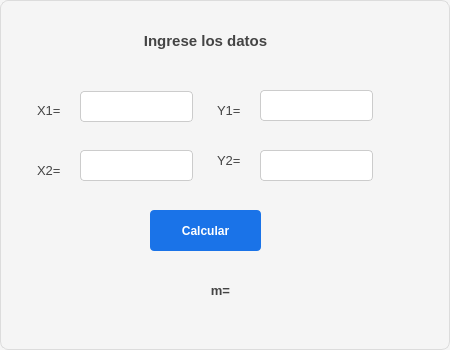
<?xml version="1.0" encoding="UTF-8"?>
<ui version="4.0">
 <class>Ejercicio1</class>
 <widget class="QDialog" name="Ejercicio1">
  <property name="geometry">
   <rect>
    <x>0</x>
    <y>0</y>
    <width>450</width>
    <height>350</height>
   </rect>
  </property>
  <property name="windowTitle">
   <string>Pendiente</string>
  </property>
  <property name="styleSheet">
   <string notr="true">/* Estilo general del diálogo */
QDialog {
    background-color: #f5f5f5;   /* Fondo claro */
    border: 1px solid #dcdcdc;   /* Borde sutil */
    border-radius: 8px;          /* Esquinas suaves */
    color: #333333;              /* Texto neutro */
}

/* Etiquetas */
QLabel {
    color: #444444;              /* Gris oscuro para contraste */
    padding: 4px;
}

/* Campos de texto */
QLineEdit {
    background-color: #ffffff;   /* Fondo blanco */
    border: 1px solid #cccccc;   /* Borde suave */
    border-radius: 4px;
    padding: 6px;
    selection-background-color: #87cefa; /* Azul claro al seleccionar */
    selection-color: #000000;
}

QLineEdit:focus {
    border: 1px solid #1a73e8;   /* Azul corporativo al enfocar */
    background-color: #fafafa;
}

/* Botones */
QPushButton {
    background-color: #1a73e8;   /* Azul profesional */
    color: #ffffff;
    border: none;
    border-radius: 4px;
    padding: 8px 14px;
    font-weight: bold;
}

QPushButton:hover {
    background-color: #1669c1;   /* Azul más intenso al pasar el cursor */
}

QPushButton:pressed {
    background-color: #0d47a1;   /* Azul profundo al presionar */
}

QPushButton:disabled {
    background-color: #e0e0e0;   /* Gris claro para deshabilitado */
    color: #888888;
}
</string>
  </property>
  <widget class="QLabel" name="label_2">
   <property name="geometry">
    <rect>
     <x>30</x>
     <y>100</y>
     <width>55</width>
     <height>21</height>
    </rect>
   </property>
   <property name="font">
    <font>
     <pointsize>10</pointsize>
    </font>
   </property>
   <property name="text">
    <string>X1=</string>
   </property>
  </widget>
  <widget class="QLabel" name="label_3">
   <property name="geometry">
    <rect>
     <x>30</x>
     <y>160</y>
     <width>55</width>
     <height>21</height>
    </rect>
   </property>
   <property name="font">
    <font>
     <pointsize>10</pointsize>
    </font>
   </property>
   <property name="text">
    <string>X2=</string>
   </property>
  </widget>
  <widget class="QLabel" name="label_4">
   <property name="geometry">
    <rect>
     <x>210</x>
     <y>100</y>
     <width>55</width>
     <height>21</height>
    </rect>
   </property>
   <property name="font">
    <font>
     <pointsize>10</pointsize>
    </font>
   </property>
   <property name="text">
    <string>Y1=</string>
   </property>
  </widget>
  <widget class="QLabel" name="label_5">
   <property name="geometry">
    <rect>
     <x>210</x>
     <y>150</y>
     <width>55</width>
     <height>21</height>
    </rect>
   </property>
   <property name="font">
    <font>
     <pointsize>10</pointsize>
    </font>
   </property>
   <property name="text">
    <string>Y2=</string>
   </property>
  </widget>
  <widget class="QLabel" name="lbl_m">
   <property name="geometry">
    <rect>
     <x>40</x>
     <y>270</y>
     <width>361</width>
     <height>41</height>
    </rect>
   </property>
   <property name="font">
    <font>
     <pointsize>10</pointsize>
     <weight>75</weight>
     <bold>true</bold>
    </font>
   </property>
   <property name="text">
    <string>m=</string>
   </property>
   <property name="alignment">
    <set>Qt::AlignCenter</set>
   </property>
  </widget>
  <widget class="QLineEdit" name="ent_x1">
   <property name="geometry">
    <rect>
     <x>80</x>
     <y>91</y>
     <width>113</width>
     <height>31</height>
    </rect>
   </property>
   <property name="font">
    <font>
     <pointsize>10</pointsize>
    </font>
   </property>
  </widget>
  <widget class="QLineEdit" name="ent_x2">
   <property name="geometry">
    <rect>
     <x>80</x>
     <y>150</y>
     <width>113</width>
     <height>31</height>
    </rect>
   </property>
   <property name="font">
    <font>
     <pointsize>10</pointsize>
    </font>
   </property>
  </widget>
  <widget class="QLineEdit" name="ent_y1">
   <property name="geometry">
    <rect>
     <x>260</x>
     <y>90</y>
     <width>113</width>
     <height>31</height>
    </rect>
   </property>
   <property name="font">
    <font>
     <pointsize>10</pointsize>
    </font>
   </property>
  </widget>
  <widget class="QLineEdit" name="ent_y2">
   <property name="geometry">
    <rect>
     <x>260</x>
     <y>150</y>
     <width>113</width>
     <height>31</height>
    </rect>
   </property>
   <property name="font">
    <font>
     <pointsize>10</pointsize>
    </font>
   </property>
  </widget>
  <widget class="QLabel" name="label_7">
   <property name="geometry">
    <rect>
     <x>40</x>
     <y>20</y>
     <width>331</width>
     <height>41</height>
    </rect>
   </property>
   <property name="font">
    <font>
     <pointsize>11</pointsize>
     <weight>75</weight>
     <bold>true</bold>
    </font>
   </property>
   <property name="text">
    <string>Ingrese los datos</string>
   </property>
   <property name="alignment">
    <set>Qt::AlignCenter</set>
   </property>
  </widget>
  <widget class="QPushButton" name="btn_calcular">
   <property name="geometry">
    <rect>
     <x>150</x>
     <y>210</y>
     <width>111</width>
     <height>41</height>
    </rect>
   </property>
   <property name="font">
    <font>
     <weight>75</weight>
     <bold>true</bold>
    </font>
   </property>
   <property name="text">
    <string>Calcular</string>
   </property>
  </widget>
 </widget>
 <resources/>
 <connections/>
</ui>
